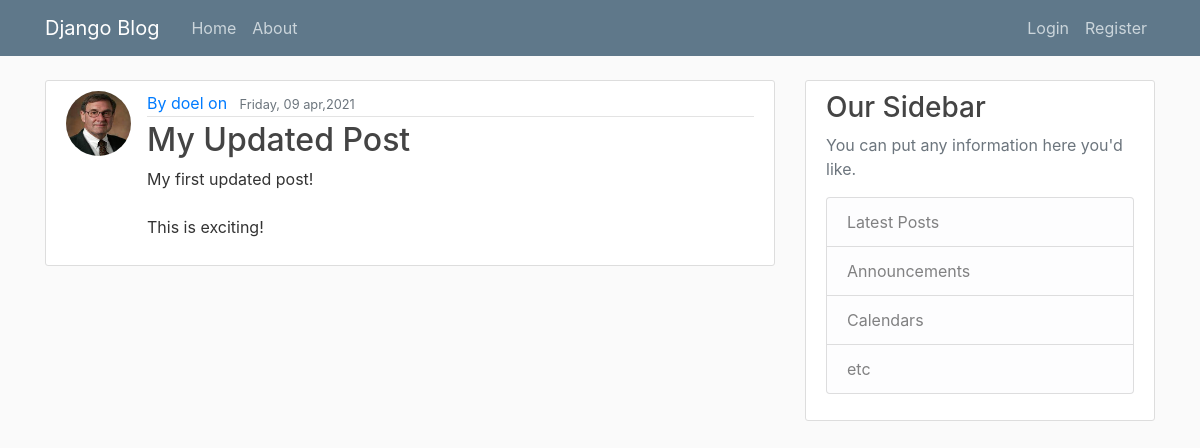
Page /blog/19/ on the committed database.
### blog/models.py (models this page shows, shortened)
class Post(models.Model):
    title=models.CharField(max_length=100)
    content=models.TextField()
    date_posted=models.DateField(default=timezone.now)
    author=models.ForeignKey(User,on_delete=models.CASCADE)

### users/models.py (models this page shows, shortened)
class Profile(models.Model):
    user=models.OneToOneField(User,on_delete=models.CASCADE)
    image=models.ImageField(upload_to='photos',default='default.jpg')

### blog/views.py (the view)
# urls.py: path('<int:pk>/', PostDetailView.as_view(), name='blog-detail'),
class PostDetailView(DetailView):
    model = Post

### blog/templates/blog/post_detail.html (shortened to what this page needs)
{% extends 'blog/base.html' %}
{% block content %}
    <article class="media content-section">
      <img class="rounded-circle article-img" src="{{ post.author.profile.image.url }}">
      <div class="media-body">
        <div class="article-metadata">
          <a class="mr-2" href="{% url 'user-posts' post.author.username %}">By {{ object.author }} on</a>
          <small class="text-muted">{{ object.date_posted|date:'l, d b,Y' }}</small>
        </div>
        <h2 class="article-title" >{{ object.title }} </h2>
        <p class="article-content">{{ object.content }}</p>
      </div>
    </article>
{% endblock content %}

### blog/static/blog/main.css (style rules this page uses)
body { background: #fafafa; color: #333333; margin-top: 5rem; }
h1, h2, h3, h4, h5, h6 { color: #444444; }
.content-section { background: #ffffff; padding: 10px 20px; border: 1px solid #dddddd; border-radius: 3px; margin-bottom: 20px; }
.article-title { color: #444444; }
.article-content { white-space: pre-line; }
.article-img { height: 65px; width: 65px; margin-right: 16px; }
.article-metadata { padding-bottom: 1px; margin-bottom: 4px; border-bottom: 1px solid #e3e3e3 }

### rows in the picture
Post: author.profile.image (picture), author "doel", date_posted "Friday, 09 apr,2021", title "My Updated Post", content "My first updated post! This is exciting!"
